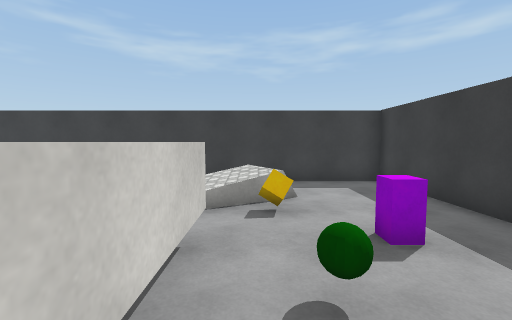
[1] (above)

15 first-person views from a walk through a 3-D level made in the Unity game engine. The camera is 1.5 m above the floor, tilts 4° down and sees 90° across. The floor is counted in squares, 1 m on a side. Each view is taken from the middle of a square. On the plan, view 1 faces up. The plan holds only what a view shows up to about 13 squares ahead; the rest is blank. The player character is not drawn. Surface patterns are stand-ins for the level's own textures.

[2]
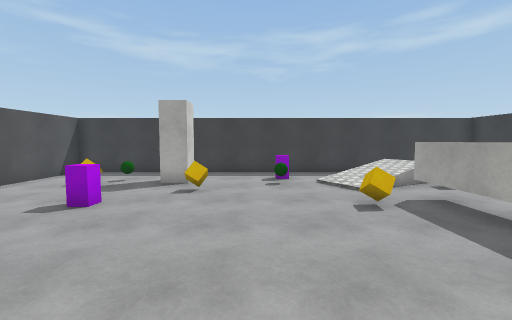

[3]
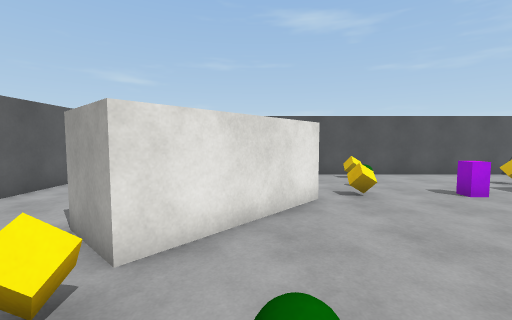

[4]
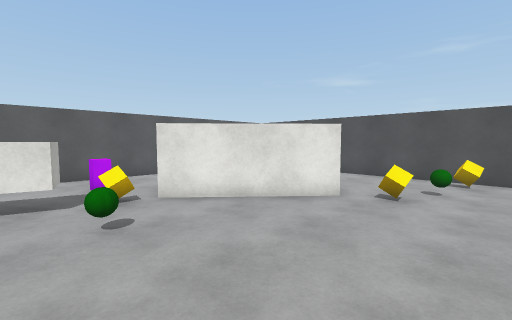

[5]
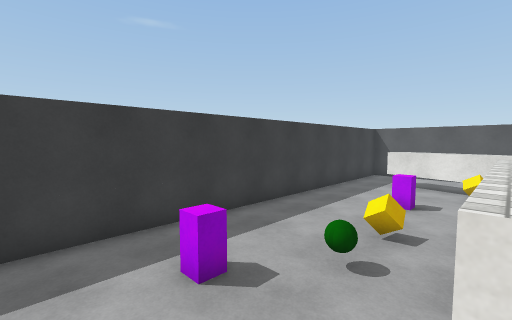

[6]
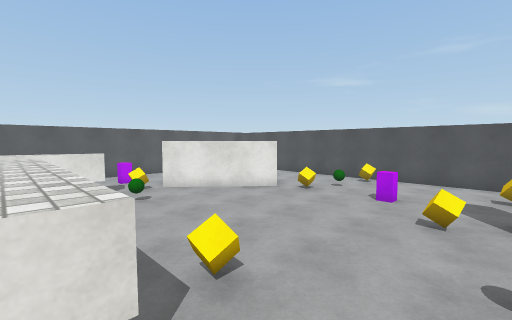

[7]
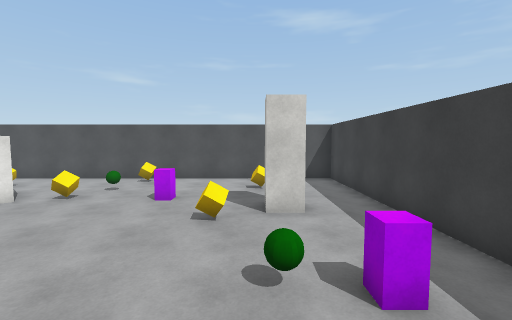

[8]
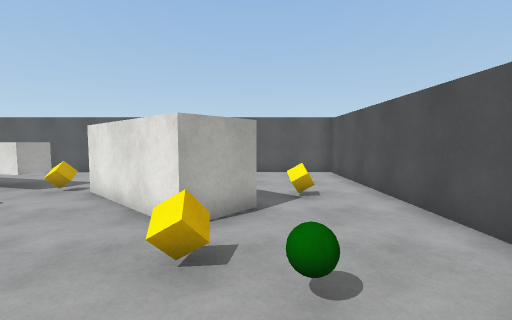

[9]
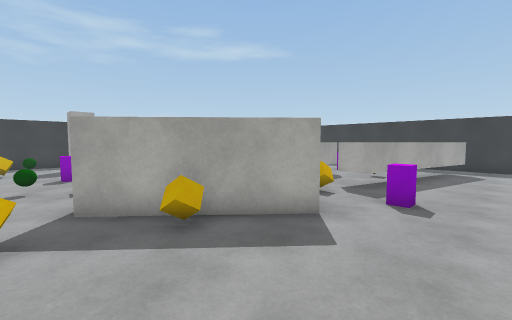

[10]
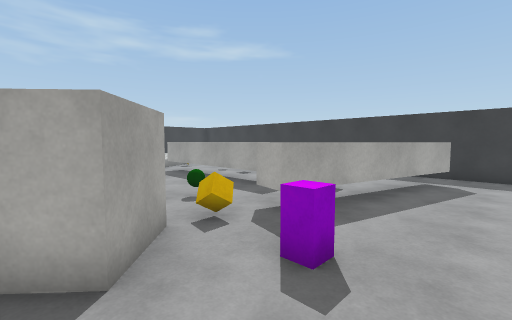

[11]
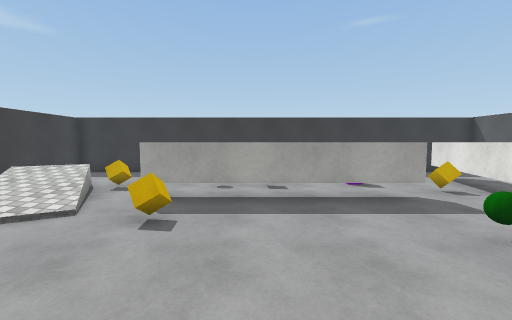

[12]
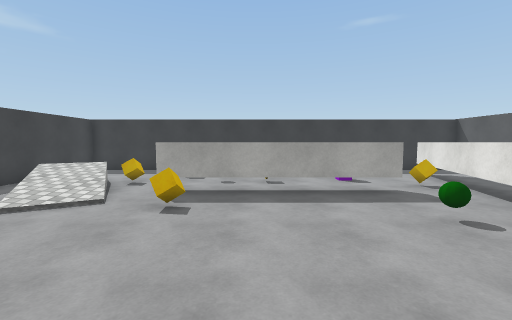

[13]
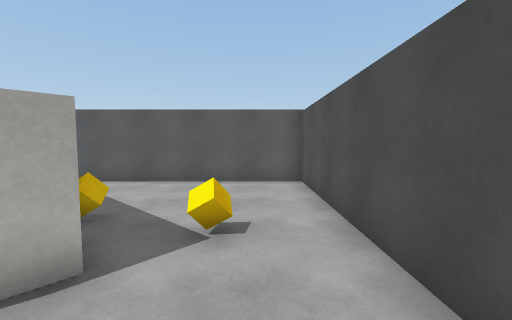

[14]
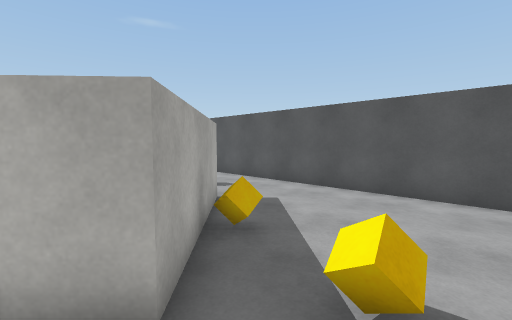

[15]
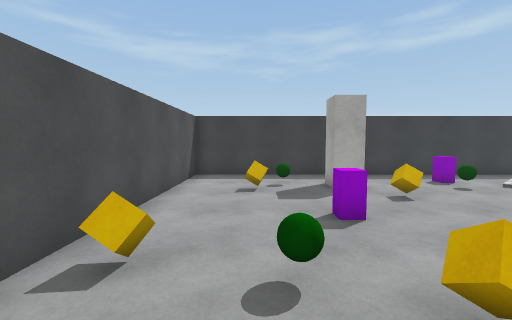

### Floor plan
Key: @ floor where view 1 was taken; # wall or solid block; . main floor; : floor 0.75 m higher than the main floor; / step, stairs or slope; = window, fence, low wall or low ledge; ^ raised ledge; C cube; B purple block; A ball.
Columns run from 15 left of view 1 to 5 right of it. Each row starts with its distance up from view 1.
 10 #####################
  9 #...................#
  8 #.........B...==....#
  7 #...A.#...A.///:=...#
  6 #..C........///C....#
  5 #......C....//......#
  4 #.............^..B..#
  3 #....B......C^^.....#
  2 #............^^.A...#
  1 #C.A.........^^.C...#
  0 #....C.......^^@....#
 -1 #............^^.....#
 -2 #....##......^^.B...#
 -3 #...####...A.^^.B...#
 -4 #..C.####...........#
 -5 #....C####C^^^.C....#
 -6 #......##..#^^^^^^..#
 -7 #.........B....^^^^.#
 -8 #...................#
 -9 #...................#
-10 #####################

Positions as (right, up) in squares from view 1, and headings:
1: (0, 0), facing up
2: (-6, -3), facing up
3: (-3, -3), facing left
4: (-3, 2), facing down-left
5: (-1, 6), facing down-right
6: (-1, 6), facing down-left
7: (-2, 6), facing left
8: (-11, 3), facing down
9: (-12, -9), facing up-right
10: (-8, -9), facing up-right
11: (-8, 1), facing right
12: (-9, 1), facing right
13: (-13, 0), facing down
14: (-13, -2), facing down-right
15: (-12, -2), facing up
